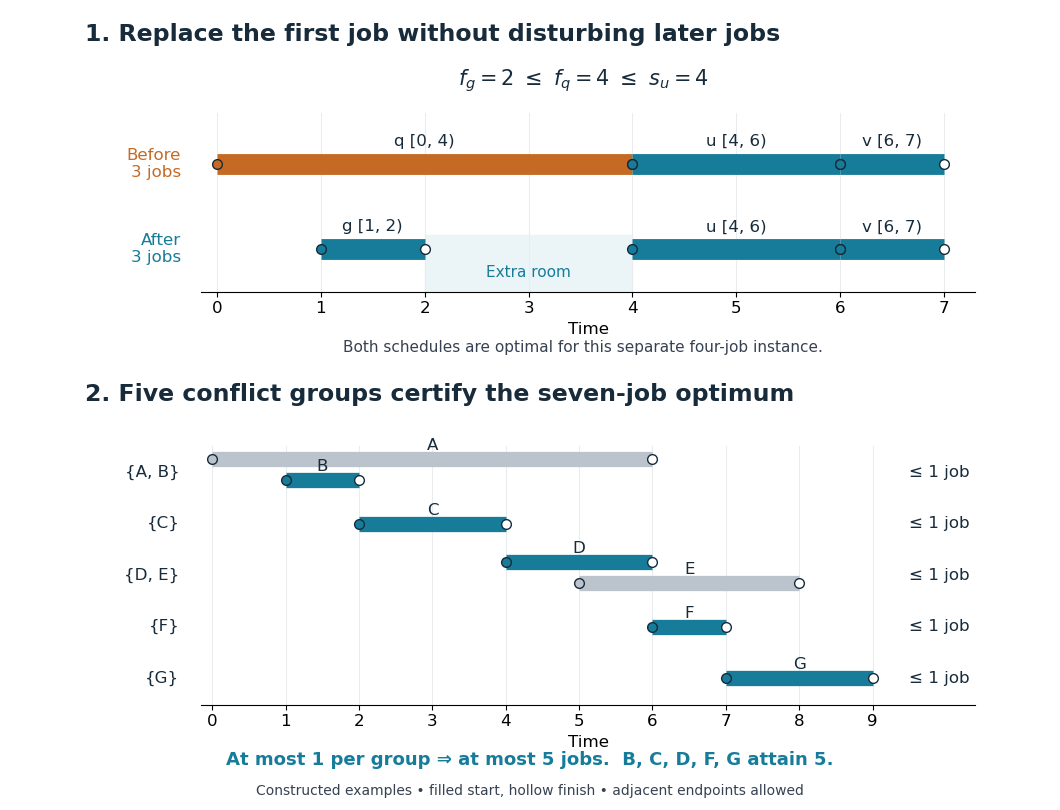

This figure's Python source:
"""Show a safe first-job exchange and a combinatorial upper bound.

Original examples. Tested with Python 3.14 and matplotlib 3.10.7.
Run from the output directory; the PNG basename matches this script.
"""
from pathlib import Path

import matplotlib.pyplot as plt


BLUE = "#167c99"
ORANGE = "#c56a24"
DARK = "#172b3a"


def interval(ax, start, finish, y, label, color, width=15):
    ax.plot([start, finish], [y, y], color=color, lw=width,
            solid_capstyle="butt", zorder=2)
    ax.plot(start, y, "o", ms=7, color=color, mec=DARK, zorder=3)
    ax.plot(finish, y, "o", ms=7, mfc="white", mec=DARK, zorder=3)
    ax.text((start + finish) / 2, y + .23, label, ha="center", fontsize=12, color=DARK)


def clean(ax, ticks):
    ax.set_xticks(ticks)
    ax.set_yticks([])
    ax.grid(axis="x", color="#e9edf0", zorder=0)
    for spine in ["left", "right", "top"]:
        ax.spines[spine].set_visible(False)
    ax.set_xlabel("Time", fontsize=12)


def main():
    plt.rcParams.update({"font.size": 12})
    fig = plt.figure(figsize=(10.6, 8.1), dpi=100, facecolor="white")
    top = fig.add_axes([.19, .64, .73, .22])
    for y, first, color in [(1.1, (0, 4, "q [0, 4)"), ORANGE),
                            (0, (1, 2, "g [1, 2)"), BLUE)]:
        interval(top, first[0], first[1], y, first[2], color)
        interval(top, 4, 6, y, "u [4, 6)", BLUE)
        interval(top, 6, 7, y, "v [6, 7)", BLUE)
    top.text(-.35, 1.1, "Before\n3 jobs", ha="right", va="center", color=ORANGE)
    top.text(-.35, 0, "After\n3 jobs", ha="right", va="center", color=BLUE)
    top.axvspan(2, 4, ymin=.0, ymax=.32, color="#ebf5f7", zorder=0)
    top.text(3, -.36, "Extra room", ha="center", fontsize=11, color=BLUE)
    top.set_xlim(-.15, 7.3)
    top.set_ylim(-.55, 1.75)
    clean(top, range(8))
    fig.text(.08, .95, "1. Replace the first job without disturbing later jobs", fontsize=17,
             fontweight="bold", color=DARK)
    fig.text(.55, .895, r"$f_g = 2\ \leq\ f_q = 4\ \leq\ s_u = 4$",
             ha="center", fontsize=15, color=DARK)
    fig.text(.55, .565, "Both schedules are optimal for this separate four-job instance.",
             ha="center", fontsize=11, color="#374151")

    bottom = fig.add_axes([.19, .13, .73, .32])
    groups = [[("A", 0, 6), ("B", 1, 2)], [("C", 2, 4)],
              [("D", 4, 6), ("E", 5, 8)], [("F", 6, 7)], [("G", 7, 9)]]
    selected = {"B", "C", "D", "F", "G"}
    for row, group in enumerate(groups):
        y = (4 - row) * 1.35
        for i, (name, start, finish) in enumerate(group):
            yy = y + (.35 if len(group) == 2 and i == 0 else -.2 if len(group) == 2 else 0)
            interval(bottom, start, finish, yy, name,
                     BLUE if name in selected else "#bbc4cd", width=11)
        bottom.text(-.45, y, "{" + ", ".join(job[0] for job in group) + "}",
                    ha="right", va="center", color=DARK)
        bottom.text(9.5, y, "≤ 1 job", va="center", fontsize=12, color=DARK)
    bottom.set_xlim(-.15, 10.4)
    bottom.set_ylim(-.7, 6.1)
    clean(bottom, range(10))
    fig.text(.08, .505, "2. Five conflict groups certify the seven-job optimum", fontsize=17,
             fontweight="bold", color=DARK)
    fig.text(.5, .055, "At most 1 per group ⇒ at most 5 jobs.  B, C, D, F, G attain 5.",
             ha="center", fontsize=13, fontweight="bold", color=BLUE)
    fig.text(.5, .018, "Constructed examples • filled start, hollow finish • adjacent endpoints allowed",
             ha="center", fontsize=10, color="#374151")
    fig.savefig(Path(__file__).stem + ".png", facecolor="white", transparent=False)
    plt.close(fig)


if __name__ == "__main__":
    main()
